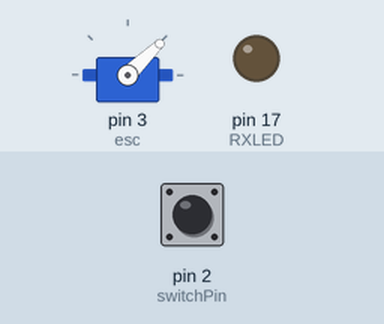
A sketch run on a simulated Arduino Leonardo, built with avr-gcc and run on an emulated ATmega32U4. Shown: servo, output pins drawn as LEDs (lit = HIGH). The test bench sets the inputs (shaded band); at power-on: pin 2 (switchPin) HIGH.

Above: at 1.8 s.
1.9 s: pin 2 (switchPin) pulled LOW for 0.15 s
At 2.5 s:
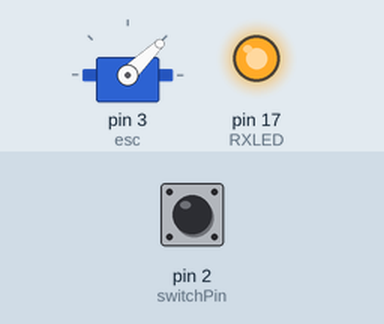
Timing chart, 0 to 4.9 s (numbered marks = the images above; inputs shaded):
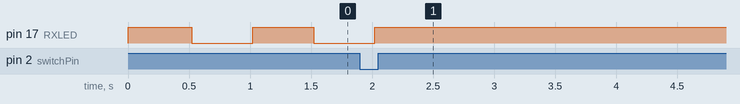

The sketch:

TetherCar_CastelESC_Controller_072820.ino
```cpp
//This software is intended to be used in an electric tether car with an electrical safety shutoff switch.
//
//This software is intended to be used with a Castle Phoenix Edge HV 120 ESC with no BEC programmed for fixed end pointsin Airplane mode.
//According to Thomas from Castle, the high/low PWM is 1.3 to 1.8 milli seconds respectively with with a resolution of 256 steps in between.
//1800 - 1300 micro seconds = 500 with 256 steps, the increments need to be a minimum of 1.95.
//However, for ease of programming, we just increment by 1 microsecond from 1300 to 1800 in the ramp up duration, thus making every 2nd increment actually being recognized by the ESC.
//The fixed end points must be programmed into the ESC with their field programmer or computer based programmer.
//
//Matt Geders 07/28/20.  mgeders@gmail.com
//Not responsible if you blow something up.
//
//As used in the current AMRCA record holding car "KISS Special" Class IX: Modern Nostalgia (A=.46, B=.61) 9AE: Electric 60 WH Walt Wilson 161.286 Castle 1515 And 9/12/2020


#include <Servo.h>                                // include an Adruino provided library that knows how to do servo stuff

Servo esc;                                        // define a Server (using the Servo library) and call it "esc"
int LowIdle = 1000;                                // The lowest "throttle" (PWM) for the ESC. (should produce zero RPM)
int RXLED = 17;                                   // The RX LED has a defined Arduino pin; this is the dim yellow blinky LED on the actual Arduino board.
int StartDelay = 10;                              // The number of seconds it will delay until starting the motor (not including the Arduino boot time)  Do not go less than 5 seconds.
int RampUpDuration = 30;                          // The number of seconds the ramp up will occur.  For reasons of Arduino limitations, recomment don't go lower than 7 seconds.
int MinSpeed = 1300;                              // The minimum PWM signal.
int MaxSpeed = 1800;                              // The maximum PWM signal.
int MaxMinDiff = 500;                             // Difference between Max and Min (1800-1300=500)
const int RampStepDelay = round(((RampUpDuration*1000UL)/(MaxSpeed-MinSpeed)));
int i = 0;

const int switchPin = 2;                          // the number of the SPST safety switch pin
int buttonState = 0;                              // variable for reading the safety switch status

void setup()                                      // This only runs once upon boot up of the Arduino itself.  Think if it as the "setup" commands.  We only use this because we have a 1 time run of the program.
{
  esc.attach(3);                                  // Set the servo info to be sent out pin 3 of the Arduino itself.
  pinMode(RXLED, OUTPUT);                         // Set RX LED as an output (TX LED is set as an output behind the scenes)
  pinMode(switchPin, INPUT);                      // Set the SPST safety switch pin and set it as an input
  TXLED0;                                         // TX LED is not tied to a normally controlled pin so a macro is needed, turn LED OFF
  digitalWrite(RXLED, HIGH);                      // set the RX LED OFF

    do                                            // This loop is to send a LowIdle signal so the ESC recognizes its connected and arms, but doesn't actually move. It is intent is to allow it to retry sending the minimum signal in case it finishes before the ESC boots
    {
      esc.writeMicroseconds(LowIdle);
      buttonState = digitalRead(switchPin);       // Checks the state of the SPST safety switch
      TXLED1;                                     // TX LED macro to turn the yellow blinky LED ON
      delay(20);                                  // wait time in (milli-seconds)
    } while (buttonState == LOW);                 // keep looping inside this "do" statement as long as the SPST safety switch is open.  As soon as the SPST safety switch is closed...read what happens next...

    digitalWrite(RXLED, LOW);                     // set the RX LED ON as an indicator that the system is beginning the StartDelay sequence

    for(i = 0; i < StartDelay; i++)               // This is the start delay loop.  It's purpose is to allow people to get situated/ready for the run
    {
      esc.writeMicroseconds(LowIdle);                         // Send the base signal that lets the ESC know its connected. This hasn't changed
      buttonState = digitalRead(switchPin);       // Checks the state of the SPST safety switch
      if (buttonState == LOW){goto Shutdown;}     // If the switch is flicked back (open) then go directly to the "Shutdown" portion of the code
      digitalWrite(RXLED, HIGH);                  // set the RX LED OFF
      delay(500);                                 // wait .5 second (500 milli seconds) so the ESC has time to startup and so the LED blinks brighter
      digitalWrite(RXLED, LOW);                   // set the RX LED ON
      delay(500);                                 // wait .5 seconds (500 milli seconds) so the ESC has time to startup and so the LED blinks brighter
    }

esc.writeMicroseconds(MinSpeed);                  // Start the motor at the minimum speed
buttonState = digitalRead(switchPin);             // Checks the state of the SPST safety switch
if (buttonState == LOW){goto Shutdown;}           // If the switch is flicked back (open) then goto directly to the "Shutdown" portion of the code

    for(i = 0; i <(MaxMinDiff); i++)              // This sequence ramps the motor to max speed over a defined duration. "i" is just counter that starts at 0 and goes to MaxSpeed-Minspeed)  "i++" just increases "i" by one each time this loops
    {
      esc.writeMicroseconds(MinSpeed++);          // Takes the MinSpeed and adds 1 to it and stores that new value as the new MinSpeed
      buttonState = digitalRead(switchPin);       // Checks the state of the SPST safety switch
      if (buttonState == LOW){goto Shutdown;}     // If the switch is flicked back (open) then goto directly to the "Shutdown" portion of the code
      digitalWrite(RXLED, LOW);                   // set the RX LED ON
      delay(RampStepDelay);                       // Self explanatory.  The low light yellow blink speed will effectively vary based on this line.
      digitalWrite(RXLED, HIGH);                  // set the RX LED OFF
    }

    do
    {
      esc.writeMicroseconds(MaxSpeed);            // Run the motor at the defined maximum speed
      buttonState = digitalRead(switchPin);       // Checks the state of the SPST safety switch
      if (buttonState == LOW){goto Shutdown;}     // If the switch is flicked back (open) then goto directly to the "Shutdown" portion of the code
      digitalWrite(RXLED, LOW);                   // set the RX LED ON
      delay(500);                                 // The delays here add up to 1 second but allow the LED's to blink more brightly in the MaxSpeed cycle.
      digitalWrite(RXLED, HIGH);                  // set the RX LED OFF
      delay(500);
    } while (buttonState == HIGH);

Shutdown:                                         // This is the Shutdown label of the code.  If the SPST safety switch is tripped (aft), the program exits and goes here.
  TXLED0;                                         // TX LED is not tied to a normally controlled pin so a macro is needed, turn LED OFF
  digitalWrite(RXLED, HIGH);                      // set the RX LED OFF
  esc.writeMicroseconds(LowIdle);                 // Turn the motor off
}

void loop()                                       // This part runs continuosly forever and ever.  (and is empty for our purposes)
{

}
```

Measured:
- after the input at 1.9 s, pin 17 (RXLED): goes on until 2.0 s, then stays HIGH
